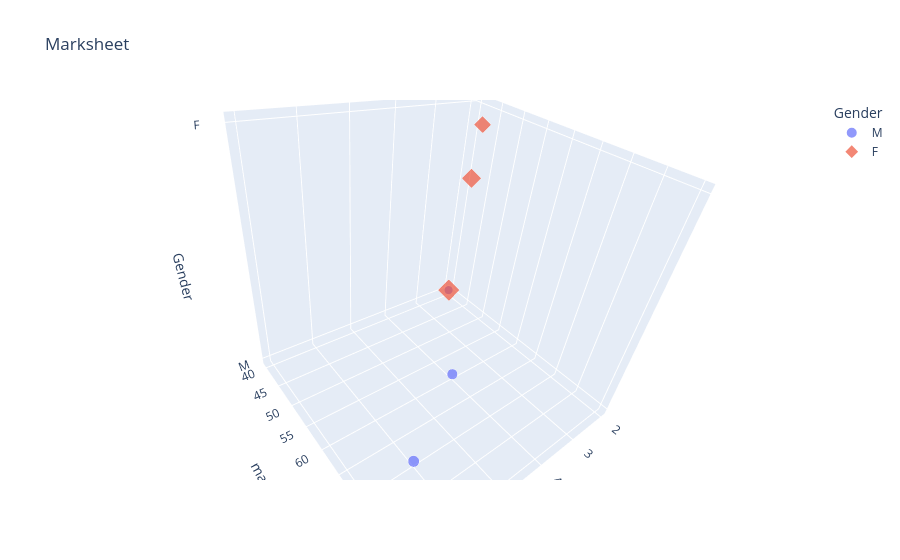

The code cell stored with this chart in its notebook:
### Code cell
fig=px.scatter_3d(df,x="h",y="marks",z="Gender",color="Gender",title="Marksheet",symbol="Gender",size="marks",hover_data=["D","name"],)
fig.show()

### Figure 1 — Plotly figure (JSON) as saved in the notebook; plotly's stock layout.template omitted (floating-point values rounded to 4 significant figures)
{"data": [{"customdata": [["IT", 40], ["IT", 60], ["HR", 70]], "hovertemplate": "Gender=%{z}<br>h=%{x}<br>marks=%{marker.size}<br>D=%{customdata[0]}<br>name=%{customdata[1]}<extra></extra>", "legendgroup": "M", "marker": {"color": "#636efa", "size": [40, 60, 70], "sizemode": "area", "sizeref": 0.2, "symbol": "circle"}, "mode": "markers", "name": "M", "scene": "scene", "showlegend": true, "type": "scatter3d", "x": [2, 4, 6], "y": [40, 60, 70], "z": ["M", "M", "M"]}, {"customdata": [["HR", 50], ["Finance", 65], ["Finance", 80]], "hovertemplate": "Gender=%{z}<br>h=%{x}<br>marks=%{marker.size}<br>D=%{customdata[0]}<br>name=%{customdata[1]}<extra></extra>", "legendgroup": "F", "marker": {"color": "#EF553B", "size": [50, 65, 80], "sizemode": "area", "sizeref": 0.2, "symbol": "diamond"}, "mode": "markers", "name": "F", "scene": "scene", "showlegend": true, "type": "scatter3d", "x": [3, 5, 7], "y": [50, 65, 80], "z": ["F", "F", "F"]}], "layout": {"autosize": true, "legend": {"itemsizing": "constant", "title": {"text": "Gender"}, "tracegroupgap": 0}, "scene": {"aspectmode": "auto", "aspectratio": {"x": 1, "y": 1, "z": 1}, "camera": {"center": {"x": 0, "y": 0, "z": 0}, "eye": {"x": 0.9198, "y": 0.9198, "z": 0.9198}, "projection": {"type": "perspective"}, "up": {"x": 0.08745, "y": -0.08037, "z": 0.9929}}, "domain": {"x": [0, 1], "y": [0, 1]}, "xaxis": {"title": {"text": "h"}, "type": "linear"}, "yaxis": {"title": {"text": "marks"}, "type": "linear"}, "zaxis": {"categoryarray": ["M", "F"], "categoryorder": "array", "title": {"text": "Gender"}, "type": "category"}}, "title": {"text": "Marksheet"}}}
